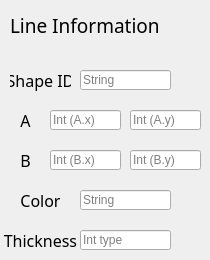
       <widget class="QWidget" name="tab_Line">
        <attribute name="title">
         <string>Line</string>
        </attribute>
        <widget class="QLabel" name="label_40">
         <property name="geometry">
          <rect>
           <x>10</x>
           <y>190</y>
           <width>61</width>
           <height>21</height>
          </rect>
         </property>
         <property name="font">
          <font>
           <family>Harrington</family>
           <pointsize>12</pointsize>
          </font>
         </property>
         <property name="text">
          <string>Color</string>
         </property>
         <property name="alignment">
          <set>Qt::AlignCenter</set>
         </property>
        </widget>
        <widget class="QLineEdit" name="lineEdit_ColorLine">
         <property name="geometry">
          <rect>
           <x>80</x>
           <y>190</y>
           <width>91</width>
           <height>20</height>
          </rect>
         </property>
         <property name="toolTip">
          <string>red,black,green,blue,yellow,magenta</string>
         </property>
         <property name="placeholderText">
          <string>String</string>
         </property>
        </widget>
        <widget class="QLabel" name="label_41">
         <property name="geometry">
          <rect>
           <x>10</x>
           <y>110</y>
           <width>31</width>
           <height>21</height>
          </rect>
         </property>
         <property name="font">
          <font>
           <family>Harrington</family>
           <pointsize>12</pointsize>
          </font>
         </property>
         <property name="text">
          <string>A</string>
         </property>
         <property name="alignment">
          <set>Qt::AlignCenter</set>
         </property>
        </widget>
        <widget class="QLineEdit" name="lineEdit_AyLine">
         <property name="geometry">
          <rect>
           <x>130</x>
           <y>110</y>
           <width>71</width>
           <height>20</height>
          </rect>
         </property>
         <property name="placeholderText">
          <string>Int (A.y)</string>
         </property>
        </widget>
        <widget class="QLabel" name="label_44">
         <property name="geometry">
          <rect>
           <x>0</x>
           <y>230</y>
           <width>81</width>
           <height>21</height>
          </rect>
         </property>
         <property name="font">
          <font>
           <family>Harrington</family>
           <pointsize>12</pointsize>
          </font>
         </property>
         <property name="text">
          <string>Thickness</string>
         </property>
         <property name="alignment">
          <set>Qt::AlignCenter</set>
         </property>
        </widget>
        <widget class="QLineEdit" name="lineEdit_AxLine">
         <property name="geometry">
          <rect>
           <x>50</x>
           <y>110</y>
           <width>71</width>
           <height>20</height>
          </rect>
         </property>
         <property name="placeholderText">
          <string>Int (A.x)</string>
         </property>
         <property name="cursorMoveStyle">
          <enum>Qt::LogicalMoveStyle</enum>
         </property>
        </widget>
        <widget class="QLabel" name="label_45">
         <property name="geometry">
          <rect>
           <x>10</x>
           <y>10</y>
           <width>171</width>
           <height>31</height>
          </rect>
         </property>
         <property name="font">
          <font>
           <family>Harrington</family>
           <pointsize>14</pointsize>
          </font>
         </property>
         <property name="text">
          <string>Line Information</string>
         </property>
         <property name="alignment">
          <set>Qt::AlignLeading|Qt::AlignLeft|Qt::AlignVCenter</set>
         </property>
        </widget>
        <widget class="QLineEdit" name="lineEdit_IdLine">
         <property name="geometry">
          <rect>
           <x>80</x>
           <y>70</y>
           <width>91</width>
           <height>20</height>
          </rect>
         </property>
         <property name="placeholderText">
          <string>String</string>
         </property>
         <property name="cursorMoveStyle">
          <enum>Qt::LogicalMoveStyle</enum>
         </property>
        </widget>
        <widget class="QLineEdit" name="lineEdit_ThicknessLine">
         <property name="geometry">
          <rect>
           <x>80</x>
           <y>230</y>
           <width>91</width>
           <height>20</height>
          </rect>
         </property>
         <property name="placeholderText">
          <string>Int type</string>
         </property>
        </widget>
        <widget class="QLineEdit" name="lineEdit_ByLine">
         <property name="geometry">
          <rect>
           <x>130</x>
           <y>150</y>
           <width>71</width>
           <height>20</height>
          </rect>
         </property>
         <property name="placeholderText">
          <string>Int (B.y)</string>
         </property>
        </widget>
        <widget class="QLabel" name="label_43">
         <property name="geometry">
          <rect>
           <x>10</x>
           <y>150</y>
           <width>31</width>
           <height>21</height>
          </rect>
         </property>
         <property name="font">
          <font>
           <family>Harrington</family>
           <pointsize>12</pointsize>
          </font>
         </property>
         <property name="text">
          <string>B</string>
         </property>
         <property name="alignment">
          <set>Qt::AlignCenter</set>
         </property>
        </widget>
        <widget class="QLineEdit" name="lineEdit_BxLine">
         <property name="geometry">
          <rect>
           <x>50</x>
           <y>150</y>
           <width>71</width>
           <height>20</height>
          </rect>
         </property>
         <property name="placeholderText">
          <string>Int (B.x)</string>
         </property>
         <property name="cursorMoveStyle">
          <enum>Qt::LogicalMoveStyle</enum>
         </property>
        </widget>
        <widget class="QLabel" name="label_55">
         <property name="geometry">
          <rect>
           <x>10</x>
           <y>70</y>
           <width>61</width>
           <height>21</height>
          </rect>
         </property>
         <property name="font">
          <font>
           <family>Harrington</family>
           <pointsize>12</pointsize>
          </font>
         </property>
         <property name="text">
          <string>Shape ID</string>
         </property>
         <property name="alignment">
          <set>Qt::AlignCenter</set>
         </property>
        </widget>
       </widget>
